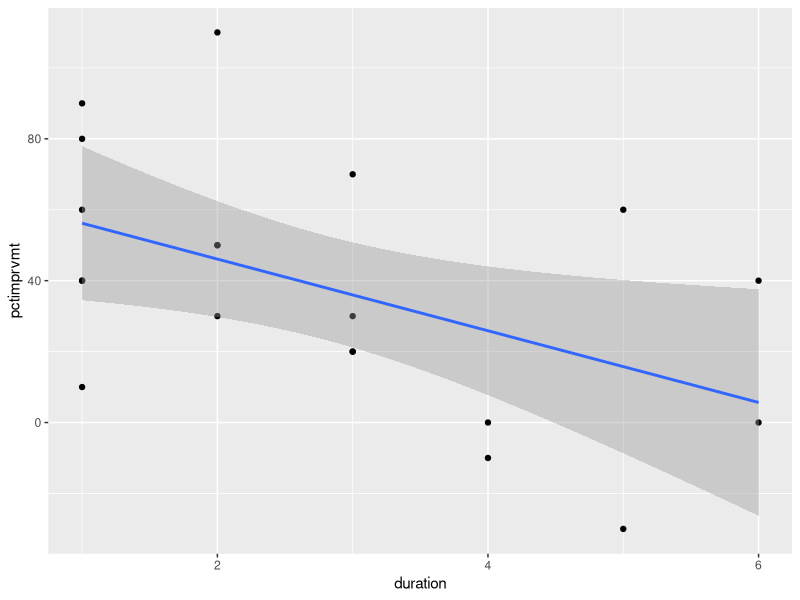
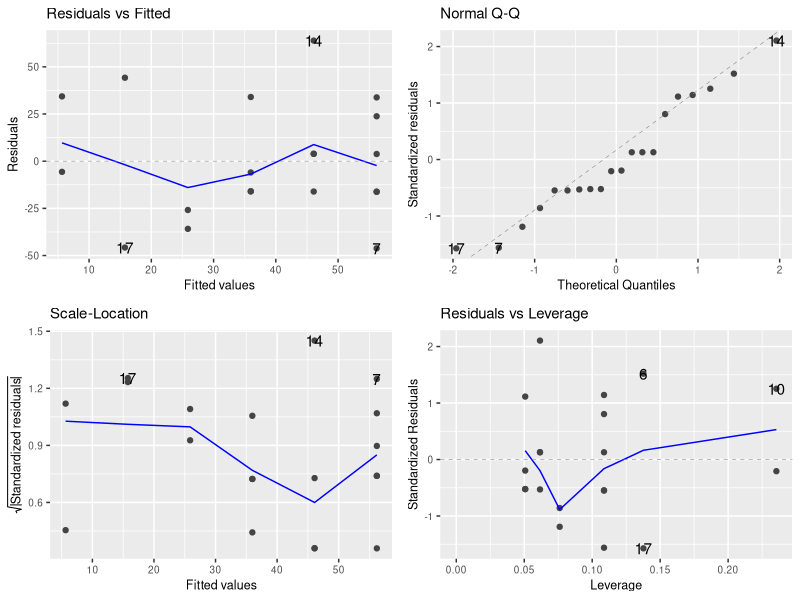
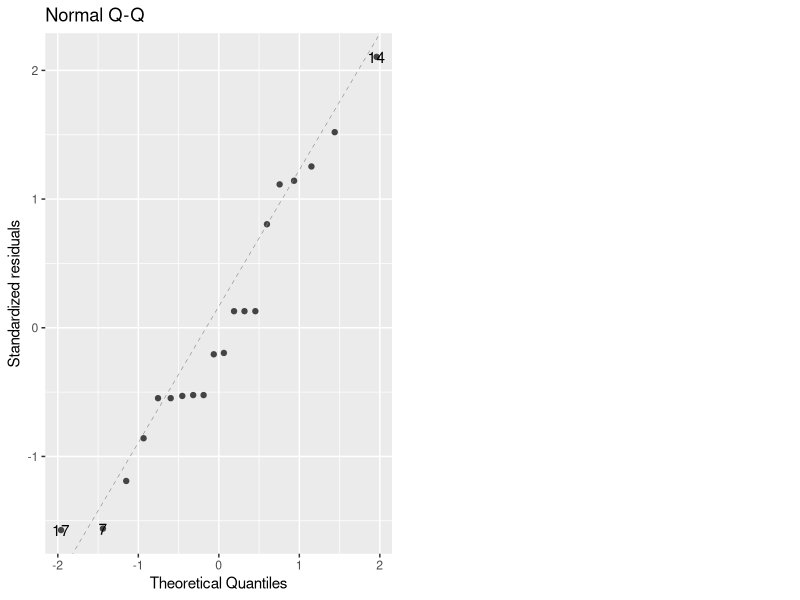
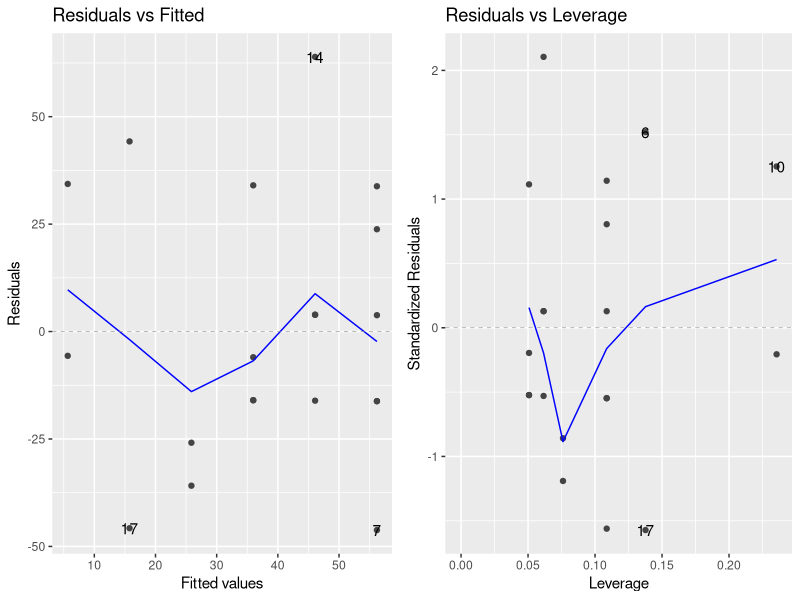
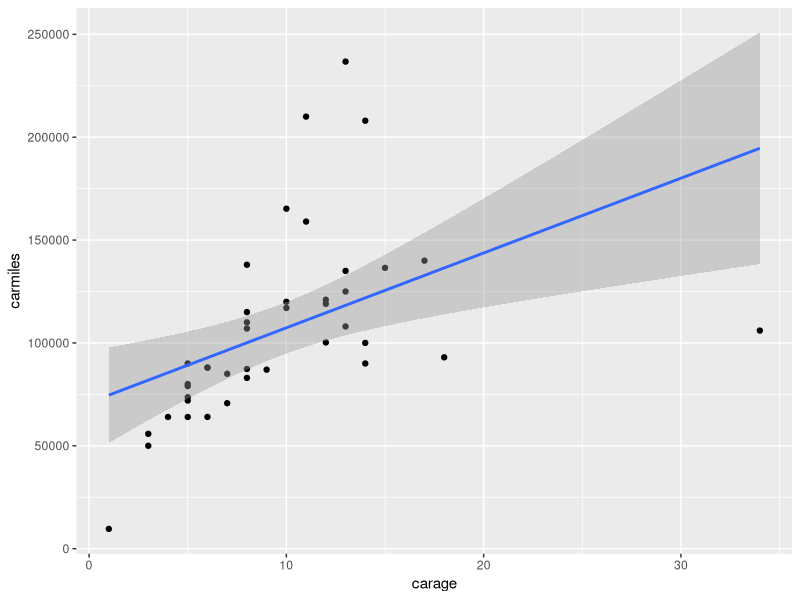
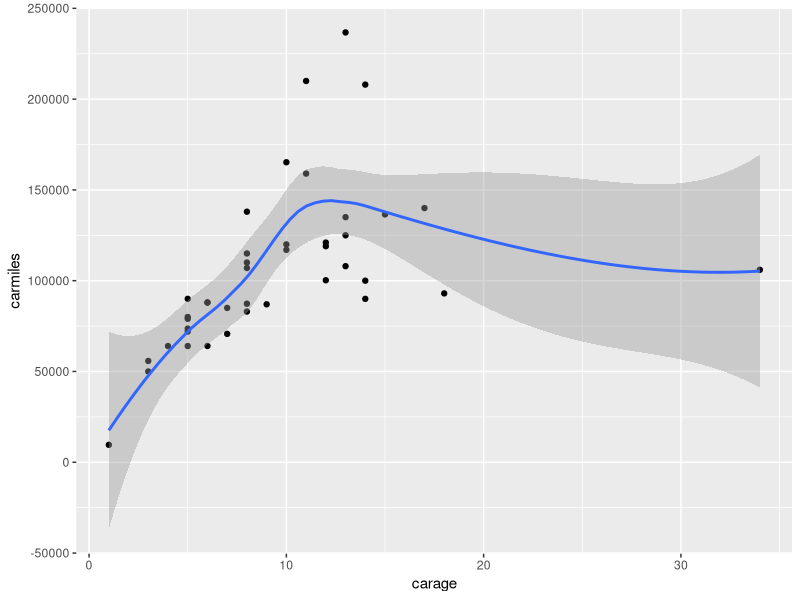
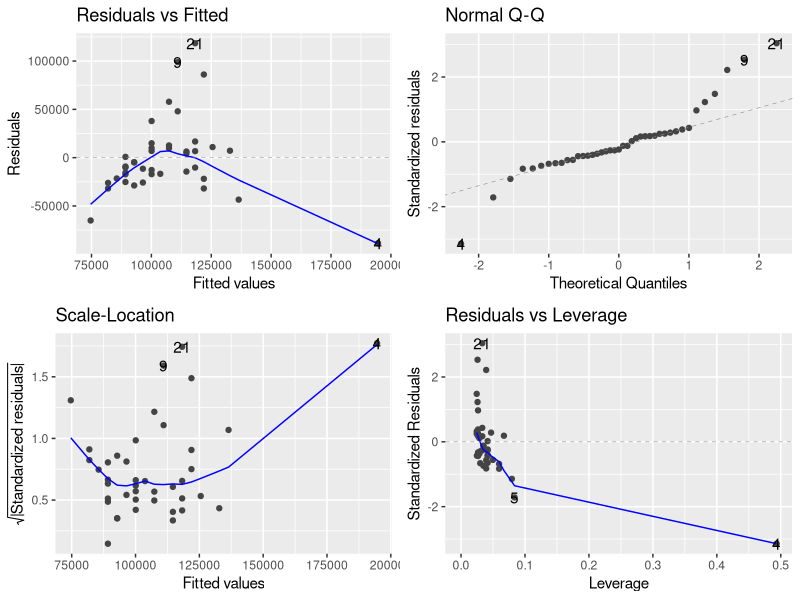

Write R code to recreate these figures, in order.
## ---- chunk 1
set.seed(030289)
library(ggfortify)
knitr::opts_chunk$set(warning = FALSE, fig.align = 'center', 
                      verbose = TRUE, message = FALSE)

## ---- chunk 2
x <- rnorm(25)
y <- rnorm(25)
cor(x, y)
## ---- chunk 3
mat <- matrix(rnorm(50), ncol = 5)
cor(mat)
## ---- chunk 4
x <- rnorm(25)
y <- rnorm(25)
cor.test(x, y)
## ---- chunk 5
x <- rnorm(25)
y <- rnorm(25)
cor(x, y, method = 'spearman')

xr <- rank(x)
yr <- rank(y)
cor(xr, yr)
## ---- chunk 6
tread <- read.csv('treadmill.csv')
str(tread)
## ---- chunk 7
library(ggplot2)
ggplot(tread, aes(x = duration, y = pctimprvmt)) +
	geom_point() +
	geom_smooth(method = 'lm')

## ---- chunk 8
library(ggfortify) # install as necessary 
mod <- lm(pctimprvmt ~ duration, data = tread)
autoplot(mod) + theme(text = element_text(size = 9))
## ---- chunk 9
library(ggfortify)
mod <- lm(pctimprvmt ~ duration, data = tread)
autoplot(mod, which = 2)
## ---- chunk 10
autoplot(mod, which = c(1,5))
## ---- chunk 11
summary(mod)
## ---- chunk 12
confint(mod)
## ---- chunk 13
miles <- read.csv('miles.csv')
str(miles)
## ---- chunk 14
ggplot(miles, aes(x = carage, y = carmiles)) +
	geom_point() + 
	geom_smooth(method = 'lm')
## ---- chunk 15
ggplot(miles, aes(x = carage, y = carmiles)) +
	geom_point() + 
	geom_smooth()
## ---- chunk 16
mod <- lm(carmiles ~ carage, data = miles)
autoplot(mod)
